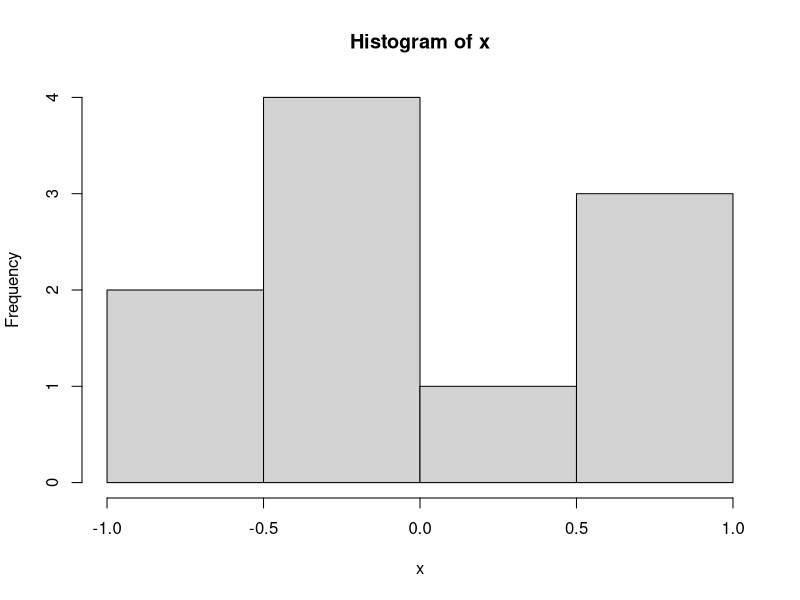

Here is the R script that generated this plot: (Note: this script raises an error after producing the figure.)

####
x<-matrix(0,nrow=3,ncol=4)
print(x)
y <- matrix(1:12, nrow = 3, ncol = 4)
print(y)
y[1,3]
y[,2] # all the elements from the second column

x<-1:15
dim(x)<-c(3,5)
x

class(x) ## matrix

z <- x[1:2, 3:4] # from 1st row select 3rd and 4rth element
# from 2nd row select 3rd and 4rth element

class(z) ## matrix

x[1, 3] <- 1 ## replacing 3rd element with 1 in first row
x

x[,1]<-c(-1,-2,-3)
x

x[, 4]<-2 ## all values becomes 2 in 4rth column
x

x>0
x[x>0] 

x[1,1]<-NA
x
is.na(x)

x[is.na(x)]<-0
x

v<- apply(x, 1, mean) ## 1 means row
v<- apply(x, 2, min) ## 2 means col

gender=c("M","M","F")
ht<-c(120,130,140)
wt<-c(63,76,54)

df<-data.frame(gender,ht,wt)
class(df)
df[1,2]
names(df)
rownames(df)<-c("a","b","c")
df
df$ht ## will give height values

## Components can be added to a data frame in the natural way.
df$age <- c(28, 55, 43)
df

rbind(df,df,df)
cbind(rbind(df,df,df),rbind(df,df,df))

rnorm(5) ##we can generate 5 standard normal random numbers
x<-rnorm(10)
mean(x)
sd(x)
hist(x)

x <- 10
f1 <- function(x) {
  
  x + 10
}

f1(222)


f <- function(x) x^2

f <- function(x) {
  x^2}

f<-function(x,y){
  x+y
}

f(2,3)

f<-function(x,y){
  c(x:y)
}

f(1,20)

f<-function(x,y,z){
  seq(x,y,z)
}

f(1,20,3)



for (i in c(1:20)){
  print("funny")
}


for (i in c(1:20)){
  
}
print("funny")

x=2
if (x==2) {
  y=x+1
  print(y)
}

x=2
if (x<10) {
  y=x+1
  print(y)
}

x <- 5
if(x > 0){
  print("Positive number")
}


x<-2
if (x<0) {
  print("hi")
} else {
  print("bye")
}


x <- 0
if (x < 0) {
  print("Negative number")
} else if (x > 0) {
  print("Positive number")
} else
  print("Zero")


#First example:
x=c(1,2)
t=for(i in 1:length(x)){
  if (x==1){a=x+1}else
    if (x==2){a=x}
}





## scoping rules in R

lm<-function(x){x*x}
lm
function(x) {x*x}

lm(2)

search()

f<-function(x,y) {
  x^2+y/z
}



a=1
b=2
f<-function(a,b)
{
  return( function(x) {
    a*x + b
  })
}
g=f(2,1)
g(2)


make.power <- function(n) {
  pow <- function(x) {
    x^n 
  }
  pow 
}

cube <- make.power(3)
cube(3)

square <- make.power(2)
square(3)

ls(environment(cube))
ls(environment(square))

get("n", environment(square))


y <- 10

f <- function(x) {
  y <- 2
  y^2 + g(x)
}

g <- function(x) { 
  x*y
}

##R Code: Types of variables in functions


f <- function(x) {
  y <- 2*x
  print(x) # formal parameter
  print(y) # local variable
  print(z) # free variable
}

##
##R Code: Variable scoping examples
## example 1
a <- 10
x<- 5
f <- function (x) {
  x + a
}
f(2)

# example 2
f<- function (x) {
  a<-5
  
}

g <- function(y) {
  y + a
}
g(2)

## if else
x <- 1:15
if (sample(x, 1) <= 10) {
  print("x is less than 10")
} else {
  print("x is greater than 10")
}


## for

x <- c("apples", "oranges", "bananas", "strawberries")

for (i in x[1]) {
  print(x)
}

##
x <- c("apples", "oranges", "bananas", "strawberries")

for (i in x) {
  print(x[i])
}

for (i in 1:4) {
  print(x[i])
}

for (i in seq(x)) {
  print(x[i])
}

for (i in 1:4) print(x[i])

##
for (i in 1:20) {
  if (i%%2 == 1) {
    next
  } else {
    print(i)
  }
}

x <- 2
g <- function() {
  y <- c(3,4,5,6,7,8)
  c(x, y)
}
g()

##

first <- function(x, y) {
  z <- x + y
  return(z)
}

##
x <- vector()
# with a length and type
vector("character", length = 10)